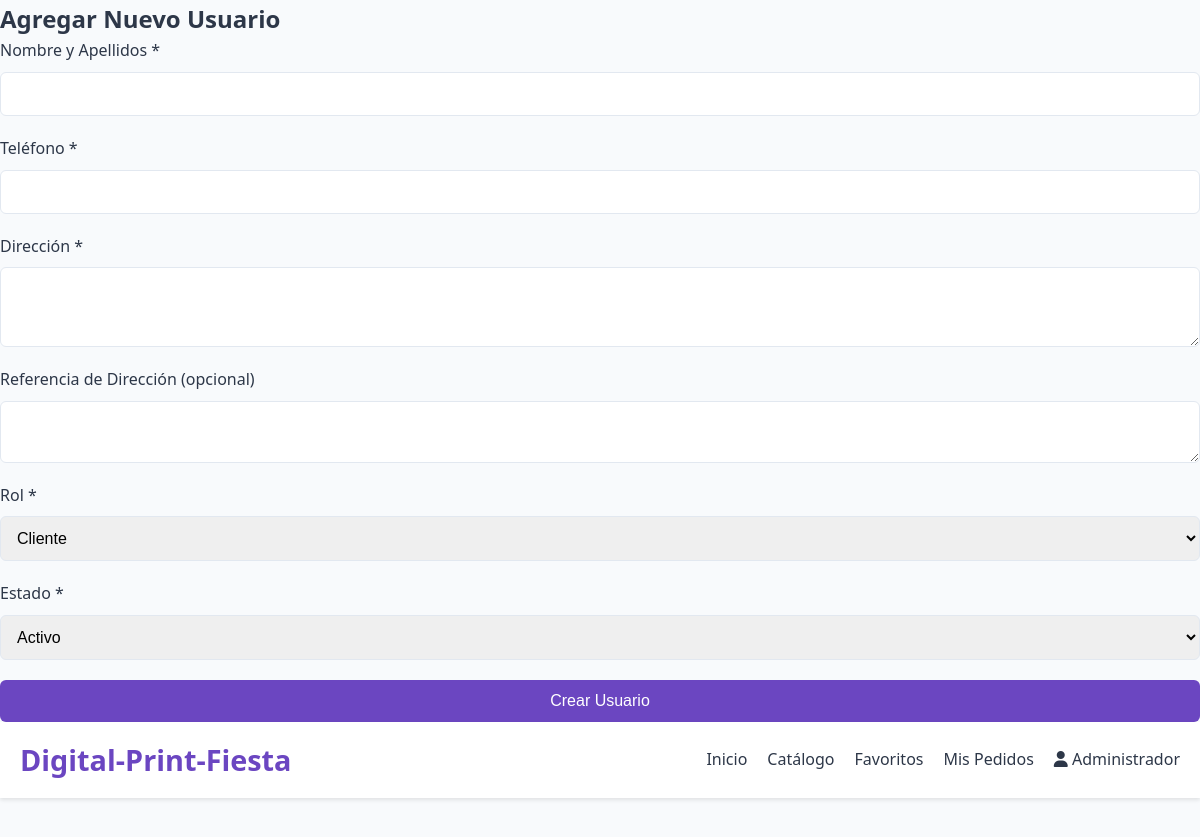
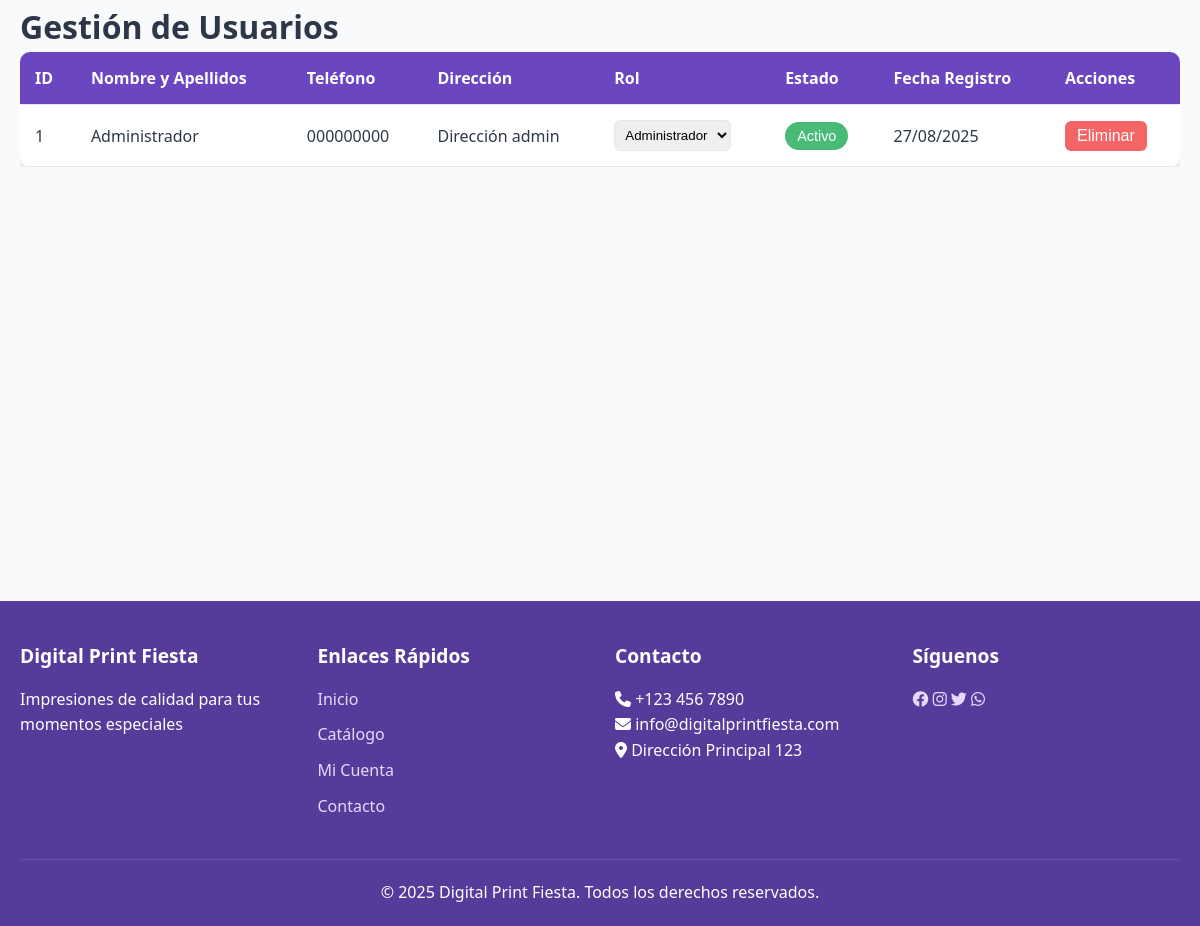
/admin/users.php (signed in), run on the app's committed database (2 pictures, top to bottom).
### tables this page shows
CREATE TABLE usuarios (
    id INT AUTO_INCREMENT PRIMARY KEY,
    nombre_apellidos VARCHAR(100) NOT NULL,
    telefono VARCHAR(20) NOT NULL,
    password VARCHAR(255) DEFAULT NULL,
    direccion TEXT NOT NULL,
    referencia_direccion TEXT,
    rol ENUM('admin', 'cliente') DEFAULT 'cliente',
    estado ENUM('Activo', 'Desactivado') DEFAULT 'Desactivado',
    fecha_registro TIMESTAMP DEFAULT CURRENT_TIMESTAMP
);

### admin/users.php (the view, shortened to what this page needs)
<?php
$database = new Database();
$db = $database->getConnection();
?>
<div class="admin-form">
    <h2>Agregar Nuevo Usuario</h2>
    <form method="POST">
        <div class="form-group">
            <label for="nombre_apellidos">Nombre y Apellidos *</label>
            <input type="text" id="nombre_apellidos" name="nombre_apellidos" required>
        </div>
        <div class="form-group">
            <label for="telefono">Teléfono *</label>
            <input type="text" id="telefono" name="telefono" required>
        </div>
        <div class="form-group">
            <label for="direccion">Dirección *</label>
            <textarea id="direccion" name="direccion" rows="3" required></textarea>
        </div>
        <div class="form-group">
            <label for="referencia_direccion">Referencia de Dirección (opcional)</label>
            <textarea id="referencia_direccion" name="referencia_direccion" rows="2"></textarea>
        </div>
        <div class="form-group">
            <label for="rol">Rol *</label>
            <select id="rol" name="rol" required>
                <option value="cliente">Cliente</option>
            </select>
        </div>
        <div class="form-group">
            <label for="estado">Estado *</label>
            <select id="estado" name="estado" required>
                <option value="Activo">Activo</option>
            </select>
        </div>
        <button type="submit" class="btn btn-block">Crear Usuario</button>
    </form>
</div>
<?php
$query = "SELECT * FROM usuarios ORDER BY fecha_registro DESC";
$users = $db->query($query)->fetchAll(PDO::FETCH_ASSOC);
include '../includes/header.php';
?>
<div class="admin-container">
    <h1>Gestión de Usuarios</h1>
    <div class="table-responsive">
        <table class="admin-table">
            <thead>
                <tr>
                    <th>ID</th>
                    <th>Nombre y Apellidos</th>
                    <th>Teléfono</th>
                    <th>Dirección</th>
                    <th>Rol</th>
                    <th>Estado</th>
                    <th>Fecha Registro</th>
                    <th>Acciones</th>
                </tr>
            </thead>
            <tbody>
                <?php foreach ($users as $user): ?>
                <tr>
                    <td><?php echo $user['id']; ?></td>
                    <td><?php echo htmlspecialchars($user['nombre_apellidos']); ?></td>
                    <td><?php echo htmlspecialchars($user['telefono']); ?></td>
                    <td><?php echo htmlspecialchars($user['direccion']); ?></td>
                    <td>
                        <form method="POST" class="inline-form">
                            <select name="role" onchange="this.form.submit()">
                                <option value="admin" <?php echo $user['rol'] == 'admin' ? 'selected' : ''; ?>>Administrador</option>
                            </select>
                        </form>
                    </td>
                    <td>
                        <form method="POST" class="inline-form">
                            <button type="submit" class="status-btn <?php echo $user['estado'] == 'Activo' ? 'active' : 'inactive'; ?>">
                                <?php echo $user['estado']; ?>
                            </button>
                        </form>
                    </td>
                    <td><?php echo date('d/m/Y', strtotime($user['fecha_registro'])); ?></td>
                    <td>
                        <form method="POST" onsubmit="return confirm('¿Estás seguro de que quieres eliminar este usuario?');">
                            <button type="submit" class="btn btn-danger">Eliminar</button>
                        </form>
                    </td>
                </tr>
                <?php endforeach; ?>
            </tbody>
        </table>
    </div>
</div>
<?php
include '../includes/footer.php';
?>

### assets/css/style.css (style rules this page uses)
:root { --primary-color: #6b46c1; --primary-light: #805ad5; --primary-dark: #553c9a; --accent-color: #9f7aea; --light-color: #e9d8fd; --text-color: #2d3748; --background-color: #f8fafc; --white: #ffffff; --gray-light: #e2e8f0; --success-color: #48bb78; --error-color: #f56565; --warning-color: #ed8936; }
* { margin: 0; padding: 0; box-sizing: border-box; }
body { font-family: 'Segoe UI', Tahoma, Geneva, Verdana, sans-serif; line-height: 1.6; color: var(--text-color); background-color: var(--background-color); }
.form-group { margin-bottom: 20px; }
.form-group label { display: block; margin-bottom: 8px; font-weight: 500; }
.form-group input, .form-group select, .form-group textarea { width: 100%; padding: 12px; border: 1px solid var(--gray-light); border-radius: 6px; font-size: 16px; transition: border-color 0.3s; }
.btn { display: inline-block; padding: 12px 24px; background-color: var(--primary-color); color: var(--white); border: none; border-radius: 6px; font-size: 16px; font-weight: 500; cursor: pointer; transition: background-color 0.3s; text-decoration: none; text-align: center; }
.btn-block { display: block; width: 100%; }

### admin/users.php (style rules this page uses)
.admin-container { padding: 20px; }
.table-responsive { overflow-x: auto; }
.admin-table { width: 100%; border-collapse: collapse; background: var(--white); border-radius: 10px; overflow: hidden; box-shadow: 0 4px 6px rgba(0, 0, 0, 0.1); }
.admin-table th, .admin-table td { padding: 15px; text-align: left; border-bottom: 1px solid var(--gray-light); }
.admin-table th { background-color: var(--primary-color); color: var(--white); font-weight: 600; }
.inline-form { display: inline; }
.status-btn { padding: 6px 12px; border: none; border-radius: 20px; font-size: 0.9rem; font-weight: 500; cursor: pointer; }
.status-btn.active { background-color: var(--success-color); color: white; }
.btn-danger { background-color: var(--error-color); color: white; padding: 6px 12px; border: none; border-radius: 6px; cursor: pointer; }
select { padding: 6px; border: 1px solid var(--gray-light); border-radius: 6px; }

### data on the page
usuarios: id "1", nombre_apellidos "Administrador", telefono "000000000", direccion "Dirección admin", role "Administrador", estado "Activo", fecha_registro "27/08/2025"

### other printed values
$_SESSION['user_name'] "Administrador"
